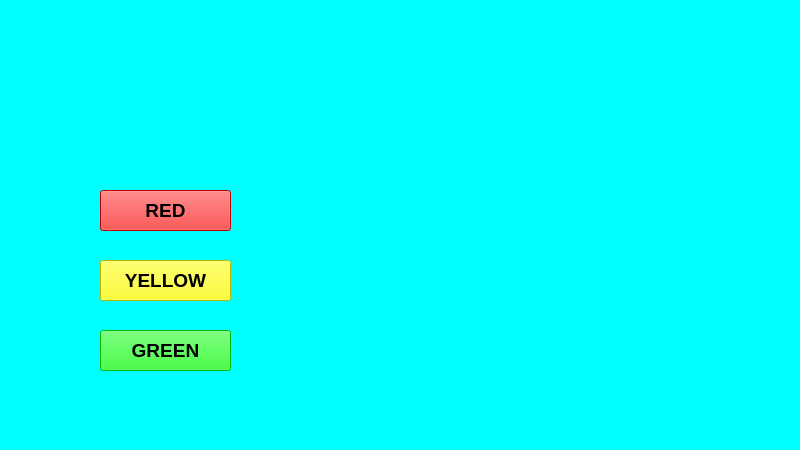
<?xml version="1.0" encoding="UTF-8"?>
<ui version="4.0">
 <class>homeUI</class>
 <widget class="QMainWindow" name="homeUI">
  <property name="geometry">
   <rect>
    <x>0</x>
    <y>0</y>
    <width>800</width>
    <height>450</height>
   </rect>
  </property>
  <property name="windowTitle">
   <string>MainWindow</string>
  </property>
  <property name="styleSheet">
   <string notr="true">QMainWindow {
	border-image: url(:/pic/resource/2.png);	
	background-color: rgb(0, 255, 255)
}</string>
  </property>
  <widget class="QWidget" name="centralwidget">
   <widget class="QPushButton" name="button_red">
    <property name="geometry">
     <rect>
      <x>100</x>
      <y>190</y>
      <width>131</width>
      <height>41</height>
     </rect>
    </property>
    <property name="font">
     <font>
      <pointsize>14</pointsize>
      <weight>75</weight>
      <bold>true</bold>
     </font>
    </property>
    <property name="styleSheet">
     <string notr="true">background:rgb(255, 0, 0)</string>
    </property>
    <property name="text">
     <string>RED</string>
    </property>
   </widget>
   <widget class="QPushButton" name="button_yellow">
    <property name="geometry">
     <rect>
      <x>100</x>
      <y>260</y>
      <width>131</width>
      <height>41</height>
     </rect>
    </property>
    <property name="font">
     <font>
      <pointsize>14</pointsize>
      <weight>75</weight>
      <bold>true</bold>
     </font>
    </property>
    <property name="styleSheet">
     <string notr="true">background:rgb(255, 255, 0)</string>
    </property>
    <property name="text">
     <string>YELLOW</string>
    </property>
   </widget>
   <widget class="QPushButton" name="button_green">
    <property name="geometry">
     <rect>
      <x>100</x>
      <y>330</y>
      <width>131</width>
      <height>41</height>
     </rect>
    </property>
    <property name="font">
     <font>
      <pointsize>14</pointsize>
      <weight>75</weight>
      <bold>true</bold>
     </font>
    </property>
    <property name="styleSheet">
     <string notr="true">background:rgb(0, 255, 0)</string>
    </property>
    <property name="text">
     <string>GREEN</string>
    </property>
   </widget>
  </widget>
 </widget>
 <resources>
  <include location="picture.qrc"/>
 </resources>
 <connections/>
</ui>
